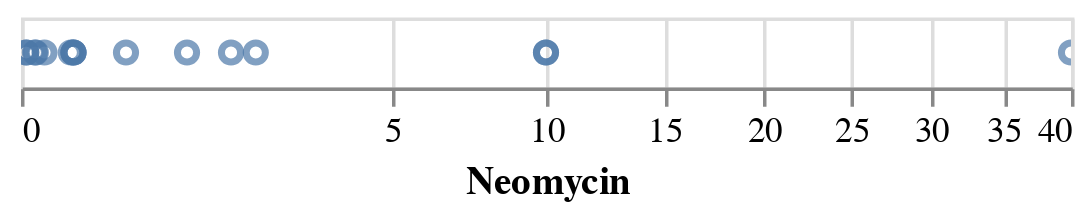

The code cell stored with this chart in its notebook:
### Code cell
ab_pl.plot.point(
    alt.X('Neomycin:Q', scale=alt.Scale(type='sqrt')),
    tooltip=['Bacteria', 'Neomycin']
)

### Figure 1 — Vega-Lite specification as saved in the notebook (floating-point values rounded to 4 significant figures)
{"config": {"view": {"continuousWidth": 300, "continuousHeight": 300}}, "data": {"name": "data-2d2407344da5b9caac1dfe46ae4ee80b"}, "mark": {"type": "point"}, "encoding": {"tooltip": [{"field": "Bacteria", "type": "nominal"}, {"field": "Neomycin", "type": "quantitative"}], "x": {"field": "Neomycin", "scale": {"type": "sqrt"}, "type": "quantitative"}}, "params": [{"name": "param_5", "select": {"type": "interval", "encodings": ["x", "y"]}, "bind": "scales"}], "$schema": "https://vega.github.io/schema/vega-lite/v5.20.1.json", "datasets": {"data-2d2407344da5b9caac1dfe46ae4ee80b": [{"": 0, "Bacteria": "Aerobacter aerogenes", "Penicillin": 870.0, "Streptomycin": 1.0, "Neomycin": 1.6, "Gram_Staining": "negative", "Genus": "other"}, {"": 1, "Bacteria": "Bacillus anthracis", "Penicillin": 0.001, "Streptomycin": 0.01, "Neomycin": 0.007, "Gram_Staining": "positive", "Genus": "other"}, {"": 2, "Bacteria": "Brucella abortus", "Penicillin": 1.0, "Streptomycin": 2.0, "Neomycin": 0.02, "Gram_Staining": "negative", "Genus": "other"}, {"": 3, "Bacteria": "Diplococcus pneumoniae", "Penicillin": 0.005, "Streptomycin": 11.0, "Neomycin": 10.0, "Gram_Staining": "positive", "Genus": "other"}, {"": 4, "Bacteria": "Escherichia coli", "Penicillin": 100.0, "Streptomycin": 0.4, "Neomycin": 0.1, "Gram_Staining": "negative", "Genus": "other"}, {"": 5, "Bacteria": "Klebsiella pneumoniae", "Penicillin": 850.0, "Streptomycin": 1.2, "Neomycin": 1.0, "Gram_Staining": "negative", "Genus": "other"}, {"": 6, "Bacteria": "Mycobacterium tuberculosis", "Penicillin": 800.0, "Streptomycin": 5.0, "Neomycin": 2.0, "Gram_Staining": "negative", "Genus": "other"}, {"": 7, "Bacteria": "Proteus vulgaris", "Penicillin": 3.0, "Streptomycin": 0.1, "Neomycin": 0.1, "Gram_Staining": "negative", "Genus": "other"}, {"": 8, "Bacteria": "Pseudomonas aeruginosa", "Penicillin": 850.0, "Streptomycin": 2.0, "Neomycin": 0.4, "Gram_Staining": "negative", "Genus": "other"}, {"": 9, "Bacteria": "Salmonella (Eberthella) typhosa", "Penicillin": 1.0, "Streptomycin": 0.4, "Neomycin": 0.008, "Gram_Staining": "negative", "Genus": "Salmonella"}, {"": 10, "Bacteria": "Salmonella schottmuelleri", "Penicillin": 10.0, "Streptomycin": 0.8, "Neomycin": 0.09, "Gram_Staining": "negative", "Genus": "Salmonella"}, {"": 11, "Bacteria": "Staphylococcus albus", "Penicillin": 0.007, "Streptomycin": 0.1, "Neomycin": 0.001, "Gram_Staining": "positive", "Genus": "Staphylococcus"}, {"": 12, "Bacteria": "Staphylococcus aureus", "Penicillin": 0.03, "Streptomycin": 0.03, "Neomycin": 0.001, "Gram_Staining": "positive", "Genus": "Staphylococcus"}, {"": 13, "Bacteria": "Streptococcus fecalis", "Penicillin": 1.0, "Streptomycin": 1.0, "Neomycin": 0.1, "Gram_Staining": "positive", "Genus": "Streptococcus"}, {"": 14, "Bacteria": "Streptococcus hemolyticus", "Penicillin": 0.001, "Streptomycin": 14.0, "Neomycin": 10.0, "Gram_Staining": "positive", "Genus": "Streptococcus"}, {"": 15, "Bacteria": "Streptococcus viridans", "Penicillin": 0.005, "Streptomycin": 10.0, "Neomycin": 40.0, "Gram_Staining": "positive", "Genus": "Streptococcus"}]}}
